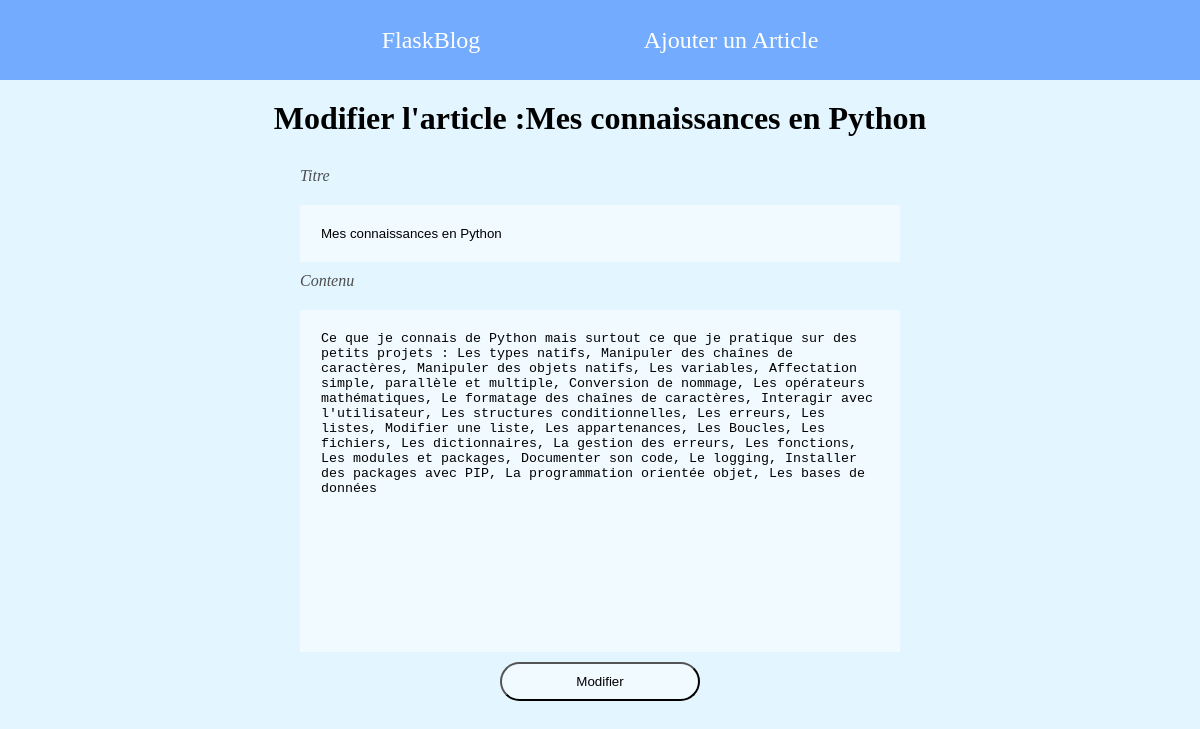
The page /3/edit on the database its author committed.
### tables this page shows
CREATE TABLE posts (
    id INTEGER PRIMARY KEY AUTOINCREMENT,
    created TIMESTAMP NOT NULL DEFAULT CURRENT_TIMESTAMP,
    title TEXT NOT NULL,
    content TEXT NOT NULL
);

### __init__.py (the view, shortened to what this page needs)
@app.route('/<int:id>/edit', methods=('GET', 'POST'))
def edit(id):
    post = get_db_post(id)
    return render_template('blog/edit.html', post=post)

### __init__.py (called while the page is built)
def get_db_connection():
    connection = sqlite3.connect('database.db')
    connection.row_factory = sqlite3.Row
    return connection

def get_db_post(post_id):
    dict_post_id = {"id" : post_id}
    conn = get_db_connection()
    post = conn.execute('SELECT * FROM posts WHERE id = :id', dict_post_id).fetchone()
    conn.close()
    if post is None:
        abort(404)
    return post

### templates/blog/edit.html
{% extends 'base.html' %}
{% block content %}
<h1>{% block title %} Modifier l'article :{{ post['title'] }}{% endblock %}</h1>
<form method="post">
        <label for="title">Titre</label>
        <input type="text" name="title" placeholder="Modifier le titre de l'article" value="{{ request.form['title'] or post['title'] }}" required></input>
        <label for="content">Contenu</label>
        <textarea name="content" placeholder="Modifier le contenu de votre article ici" required>{{ request.form['content'] or post['content'] }}</textarea>
        <button type="submit">Modifier</button>
</form>
{% endblock %}

### static/css/style.css (style rules this page uses)
* { padding: 0; margin: 0; }
body { background-color: #e3f5ff; }
h1, h2 { text-align: center; padding: 20px; }
form { display: flex; flex-direction: column; width: 50%; margin: 0 auto; }
form input, form textarea { border: 1px solid transparent; padding: 20px; margin-top: 10px; background-color: rgba(255, 255, 255, 0.486); }
form textarea { height: 300px; resize: none; }
form label, .post span { font-style: italic; color:rgb(78, 78, 78); margin: 10px 0; }
form button, .button { width: 200px; margin: 0 auto; padding: 10px; margin-top: 10px; background-color: rgba(255, 255, 255, 0.486); border-radius:20px; }

### rows shown on the page
posts: title "Mes connaissances en Python", content "Ce que je connais de Python mais surtout ce que je pratique sur des petits projets : Les types natifs, Manipuler des chaînes de caractères, Manipuler des objets natifs, Les variables, Affectation simple, parallèle et multiple, Conversion de nommage, Les opérateurs mathématiques, Le formatage des chaînes de caractères, Interagir avec l'utilisateur, Les structures conditionnelles, Les erreurs, Les listes, Modifier une liste, Les appartenances, Les Boucles, Les fichiers, Les dictionnaires, La gestion des erreurs, Les fonctions, Les modules et packages, Documenter son code, Le logging, Installer des packages avec PIP, La programmation orientée objet, Les bases de données"
